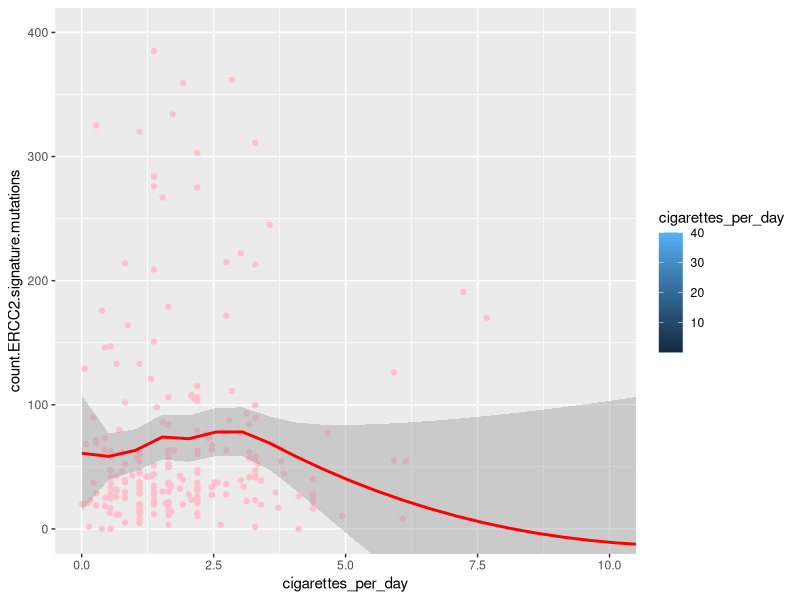
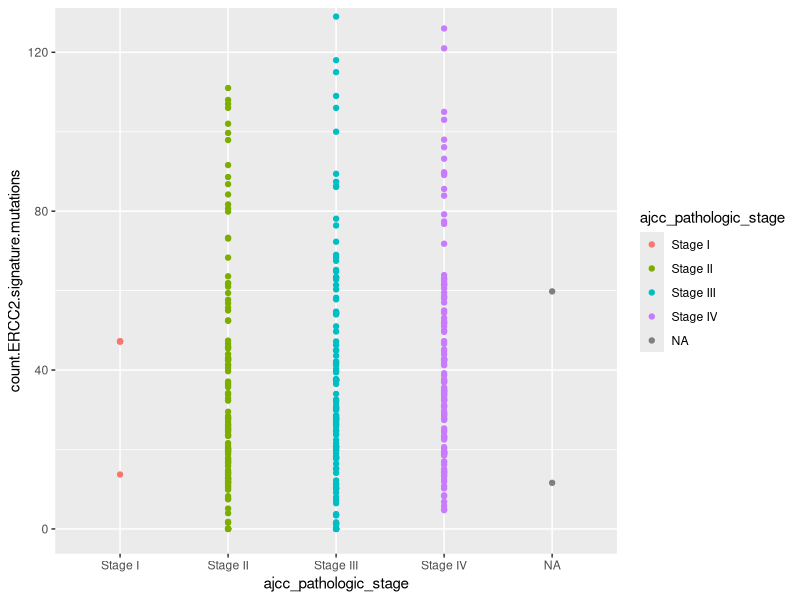

Recreate these plots in R, in order.
## ---- chunk 1
# install.packages("tidyverse")
library(tidyverse) ## if this isn't working, be sure to run the above (uncomment first)
## ---- chunk 2
clinical <- read_csv("data/clinical.csv")
RB1_clinical <- clinical %>%
  select(tissue_or_organ_of_origin:total.number.Indels, contains("RB1")) %>%
  filter(sample_type == "Primary Tumor") %>%
  mutate(across(c(focal.deletion.in.RB1,mutation.in.RB1), #find cols that contain "RB1"
                ~replace_na(., "NaN"))) %>%  #replace the NAs with strings
  mutate(any.RB1.mut = focal.deletion.in.RB1 == "Del" |
           focal.deletion.in.RB1 == "Loss" |
           mutation.in.RB1 == "yes"
  ) %>%
  mutate(RB1_expr = as.numeric(RB1_expr)) #make sure expression is numeric just in case
## ---- chunk 3
# [Add code here]
## ---- chunk 4
# install.packages("tidyverse")
library(tidyverse) ## if this isn't working, be sure to run the above (uncomment first)

# Load the data
clinical <- read.csv("data/clinical.csv")
## ---- chunk 5

## ---- chunk 6

## ---- chunk 7

d_plot <- clinical %>% 
  select(barcode,ajcc_pathologic_stage, cigarettes_per_day, count.ERCC2.signature.mutations) %>% 
  filter(!is.na(count.ERCC2.signature.mutations)) 
 

ggplot(data = d_plot,
       aes(x = cigarettes_per_day,
           y = count.ERCC2.signature.mutations,
           fill = cigarettes_per_day)) + 
  geom_point(color = "pink") +
  coord_cartesian(ylim = c(0, 400), xlim=c(0,10)) +
  geom_smooth(color = "red")
  

ggplot(data = d_plot,
       aes(x = ajcc_pathologic_stage,
           y = count.ERCC2.signature.mutations,
           fill = ajcc_pathologic_stage)) + 
  geom_point(aes(color = ajcc_pathologic_stage)) +
  coord_cartesian(ylim = c(0, 125)) 


## ---- chunk 8
